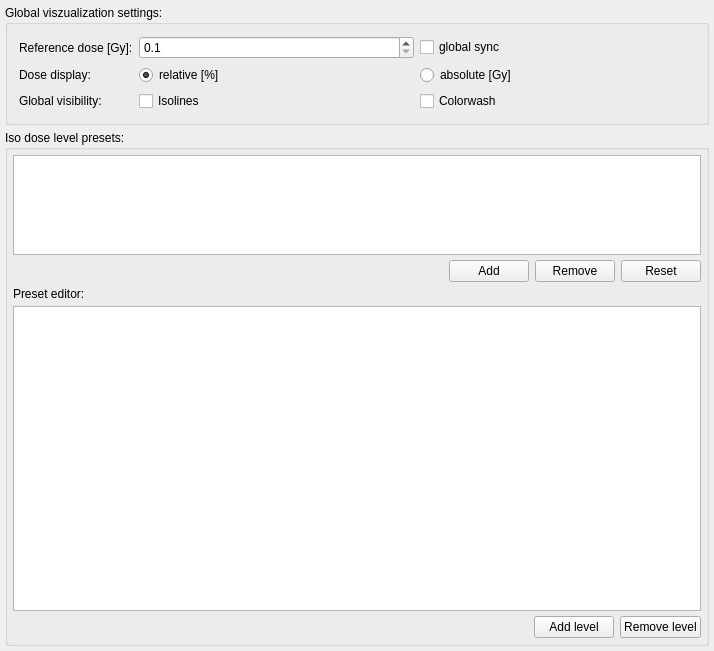
<?xml version="1.0" encoding="UTF-8"?>
<ui version="4.0">
 <class>DoseVisualizationPreferencePageControls</class>
 <widget class="QWidget" name="DoseVisualizationPreferencePageControls">
  <property name="geometry">
   <rect>
    <x>0</x>
    <y>0</y>
    <width>714</width>
    <height>651</height>
   </rect>
  </property>
  <property name="minimumSize">
   <size>
    <width>0</width>
    <height>0</height>
   </size>
  </property>
  <property name="windowTitle">
   <string>QmitkTemplate</string>
  </property>
  <layout class="QVBoxLayout" name="verticalLayout">
   <property name="spacing">
    <number>5</number>
   </property>
   <property name="margin">
    <number>5</number>
   </property>
   <item>
    <widget class="QGroupBox" name="groupBox">
     <property name="title">
      <string>Global viszualization settings:</string>
     </property>
     <layout class="QGridLayout" name="gridLayout_3">
      <item row="0" column="0">
       <widget class="QLabel" name="lblinfo_3">
        <property name="sizePolicy">
         <sizepolicy hsizetype="Fixed" vsizetype="Preferred">
          <horstretch>0</horstretch>
          <verstretch>0</verstretch>
         </sizepolicy>
        </property>
        <property name="minimumSize">
         <size>
          <width>105</width>
          <height>0</height>
         </size>
        </property>
        <property name="focusPolicy">
         <enum>Qt::NoFocus</enum>
        </property>
        <property name="text">
         <string>Reference dose [Gy]:</string>
        </property>
       </widget>
      </item>
      <item row="1" column="0">
       <widget class="QLabel" name="label_7">
        <property name="sizePolicy">
         <sizepolicy hsizetype="Fixed" vsizetype="Preferred">
          <horstretch>0</horstretch>
          <verstretch>0</verstretch>
         </sizepolicy>
        </property>
        <property name="minimumSize">
         <size>
          <width>65</width>
          <height>0</height>
         </size>
        </property>
        <property name="text">
         <string>Dose display:</string>
        </property>
       </widget>
      </item>
      <item row="1" column="1">
       <layout class="QHBoxLayout" name="horizontalLayout_6">
        <item>
         <widget class="QRadioButton" name="radioRelDose">
          <property name="text">
           <string>relative [%]</string>
          </property>
          <property name="checked">
           <bool>true</bool>
          </property>
         </widget>
        </item>
        <item>
         <widget class="QRadioButton" name="radioAbsDose">
          <property name="text">
           <string>absolute [Gy]</string>
          </property>
         </widget>
        </item>
       </layout>
      </item>
      <item row="2" column="0">
       <widget class="QLabel" name="label_8">
        <property name="text">
         <string>Global visibility:</string>
        </property>
       </widget>
      </item>
      <item row="2" column="1">
       <layout class="QHBoxLayout" name="horizontalLayout_7">
        <item>
         <widget class="QCheckBox" name="checkGlobalVisIsoLine">
          <property name="text">
           <string>Isolines</string>
          </property>
          <property name="icon">
           <iconset>
            <normalon>:/RTUI/eye_open.png</normalon>
           </iconset>
          </property>
          <property name="iconSize">
           <size>
            <width>24</width>
            <height>16</height>
           </size>
          </property>
         </widget>
        </item>
        <item>
         <widget class="QCheckBox" name="checkGlobalVisColorWash">
          <property name="text">
           <string>Colorwash</string>
          </property>
          <property name="icon">
           <iconset>
            <normalon>:/RTUI/eye_open.png</normalon>
           </iconset>
          </property>
          <property name="iconSize">
           <size>
            <width>24</width>
            <height>16</height>
           </size>
          </property>
         </widget>
        </item>
       </layout>
      </item>
      <item row="0" column="1">
       <layout class="QHBoxLayout" name="horizontalLayout_2">
        <item>
         <widget class="QDoubleSpinBox" name="spinReferenceDose">
          <property name="specialValueText">
           <string/>
          </property>
          <property name="suffix">
           <string/>
          </property>
          <property name="decimals">
           <number>1</number>
          </property>
          <property name="minimum">
           <double>0.100000000000000</double>
          </property>
          <property name="maximum">
           <double>9999.000000000000000</double>
          </property>
         </widget>
        </item>
        <item>
         <widget class="QCheckBox" name="checkGlobalSync">
          <property name="text">
           <string>global sync</string>
          </property>
         </widget>
        </item>
       </layout>
      </item>
     </layout>
    </widget>
   </item>
   <item>
    <widget class="QGroupBox" name="groupGlobal">
     <property name="title">
      <string>Iso dose level presets:</string>
     </property>
     <layout class="QVBoxLayout" name="verticalLayout_2">
      <property name="spacing">
       <number>5</number>
      </property>
      <property name="margin">
       <number>5</number>
      </property>
      <item>
       <widget class="QListWidget" name="listPresets">
        <property name="maximumSize">
         <size>
          <width>16777215</width>
          <height>100</height>
         </size>
        </property>
       </widget>
      </item>
      <item>
       <layout class="QHBoxLayout" name="horizontalLayout_4">
        <item>
         <spacer name="horizontalSpacer">
          <property name="orientation">
           <enum>Qt::Horizontal</enum>
          </property>
          <property name="sizeHint" stdset="0">
           <size>
            <width>40</width>
            <height>20</height>
           </size>
          </property>
         </spacer>
        </item>
        <item>
         <widget class="QPushButton" name="btnAddPreset">
          <property name="text">
           <string>Add</string>
          </property>
         </widget>
        </item>
        <item>
         <widget class="QPushButton" name="btnDelPreset">
          <property name="text">
           <string>Remove</string>
          </property>
         </widget>
        </item>
        <item>
         <widget class="QPushButton" name="btnResetPreset">
          <property name="text">
           <string>Reset</string>
          </property>
         </widget>
        </item>
       </layout>
      </item>
      <item>
       <widget class="QLabel" name="label_6">
        <property name="text">
         <string>Preset editor:</string>
        </property>
       </widget>
      </item>
      <item>
       <widget class="QTableView" name="isoLevelSetView">
        <property name="alternatingRowColors">
         <bool>true</bool>
        </property>
        <property name="selectionMode">
         <enum>QAbstractItemView::SingleSelection</enum>
        </property>
        <property name="selectionBehavior">
         <enum>QAbstractItemView::SelectRows</enum>
        </property>
        <property name="iconSize">
         <size>
          <width>30</width>
          <height>20</height>
         </size>
        </property>
        <attribute name="horizontalHeaderDefaultSectionSize">
         <number>75</number>
        </attribute>
       </widget>
      </item>
      <item>
       <layout class="QHBoxLayout" name="horizontalLayout_5">
        <item>
         <spacer name="horizontalSpacer_2">
          <property name="orientation">
           <enum>Qt::Horizontal</enum>
          </property>
          <property name="sizeHint" stdset="0">
           <size>
            <width>40</width>
            <height>20</height>
           </size>
          </property>
         </spacer>
        </item>
        <item>
         <widget class="QPushButton" name="btnAddLevel">
          <property name="text">
           <string>Add level</string>
          </property>
         </widget>
        </item>
        <item>
         <widget class="QPushButton" name="btnDelLevel">
          <property name="text">
           <string>Remove level</string>
          </property>
         </widget>
        </item>
       </layout>
      </item>
     </layout>
    </widget>
   </item>
  </layout>
 </widget>
 <layoutdefault spacing="6" margin="11"/>
 <resources>
  <include location="../../../../Modules/RTUI/resources/RTUI.qrc"/>
 </resources>
 <connections/>
</ui>
